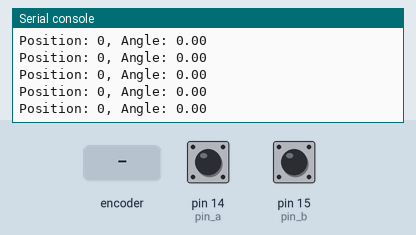
The program below on a simulated MicroPython board. Parts: the last lines printed to the serial console. The inputs (shaded band) are chosen by the test bench; at power-on: pin 14 (pin_a) HIGH, pin 15 (pin_b) HIGH.

Above: at 1.2 s.
1.3 s: rotary encoder on pin 14 (pin_a) / pin 15 (pin_b) turned 1 step (first pin leading)
At 1.31 s:
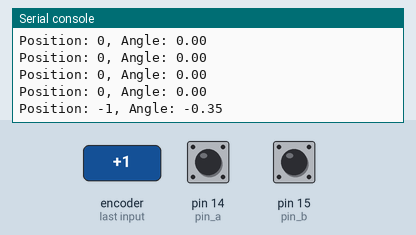
3.0 s: rotary encoder on pin 14 (pin_a) / pin 15 (pin_b) turned 1 step (first pin leading)
At 3.02 s:
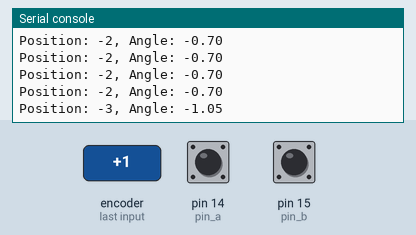
Timing chart, 0 to 6.0 s (numbered marks = the images above; inputs shaded):
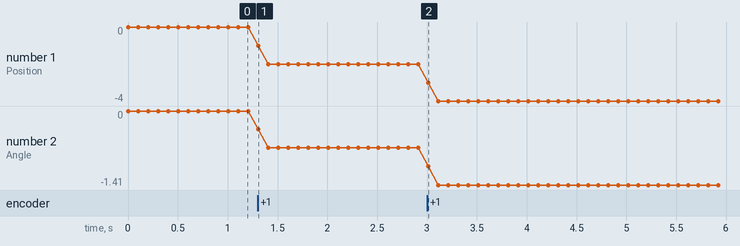

The program:

QEI.py
```python
from machine import Pin
import time

# GPIOピンの設定
pin_a = Pin(14, Pin.IN, Pin.PULL_UP)  # A相
pin_b = Pin(15, Pin.IN, Pin.PULL_UP)  # B相

# 初期値
position = 0  # エンコーダーの位置カウント
PPR = 1024  # エンコーダーのパルス数（1回転あたりのパルス数）
angle_per_pulse = 360 / PPR  # 1パルスごとの角度

# 前回のA相の状態
last_a = pin_a.value()

# 割り込みハンドラ
def update_position(pin):
    global position, last_a
    current_a = pin_a.value()
    current_b = pin_b.value()

    # エンコーダーの回転方向を判定
    if current_a != last_a:  # 状態が変化した場合
        if current_a == current_b:
            position += 1  # 時計回り
        else:
            position -= 1  # 反時計回り
        last_a = current_a

# 割り込みの設定
pin_a.irq(trigger=Pin.IRQ_RISING | Pin.IRQ_FALLING, handler=update_position)

# メインループ
try:
    while True:
        # 現在の角度を計算（正規化なし）
        angle = position * angle_per_pulse
        print(f"Position: {position}, Angle: {angle:.2f}")
        time.sleep(0.1)  # 100ms待機
except KeyboardInterrupt:
    print("Exit")
```

Measured:
- after the input at 1.3 s, the serial console: prints a new line at once (image 1)
- after the input at 3.0 s, the serial console: prints a new line at once (image 2)
- plotted number 1: 0 → -2 after the input at 1.3 s, -2 → -4 after the input at 3.0 s
- plotted number 2: 0 → -0.7 after the input at 1.3 s, -0.7 → -1.41 after the input at 3.0 s
